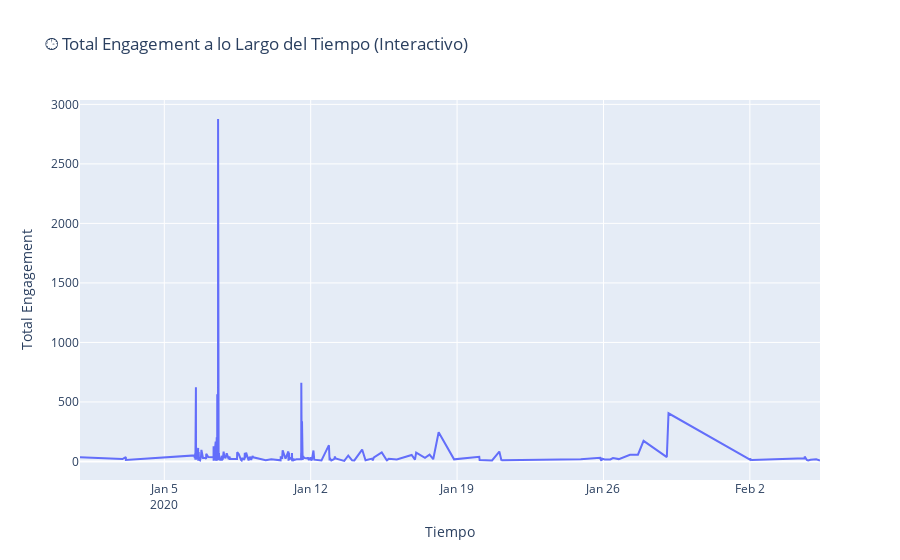
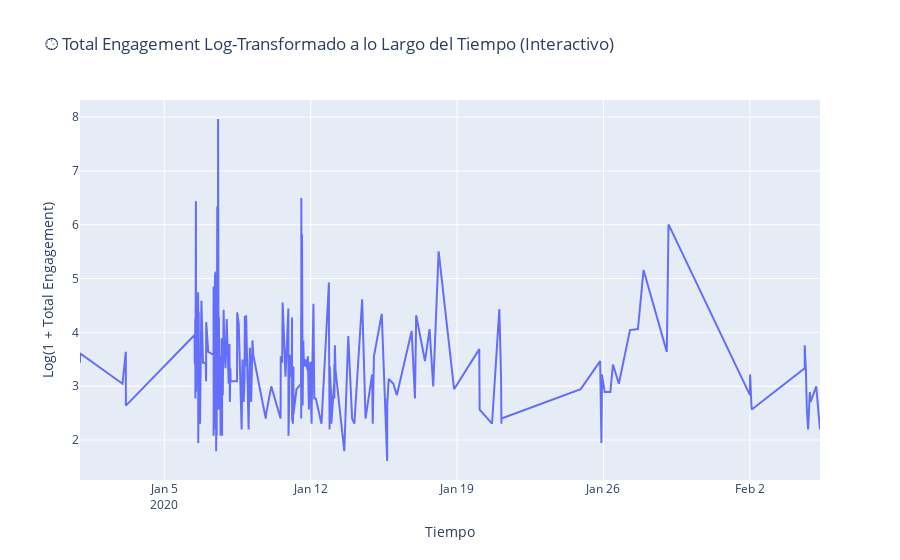
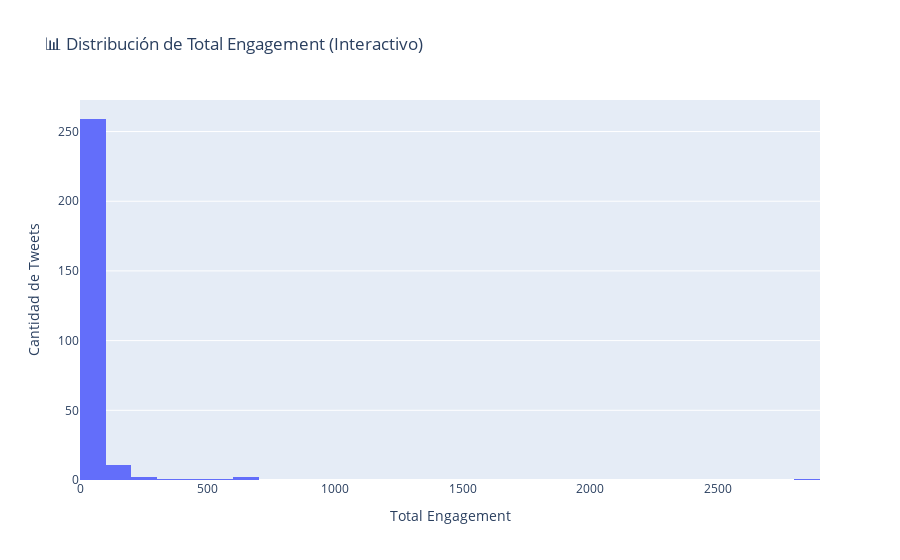
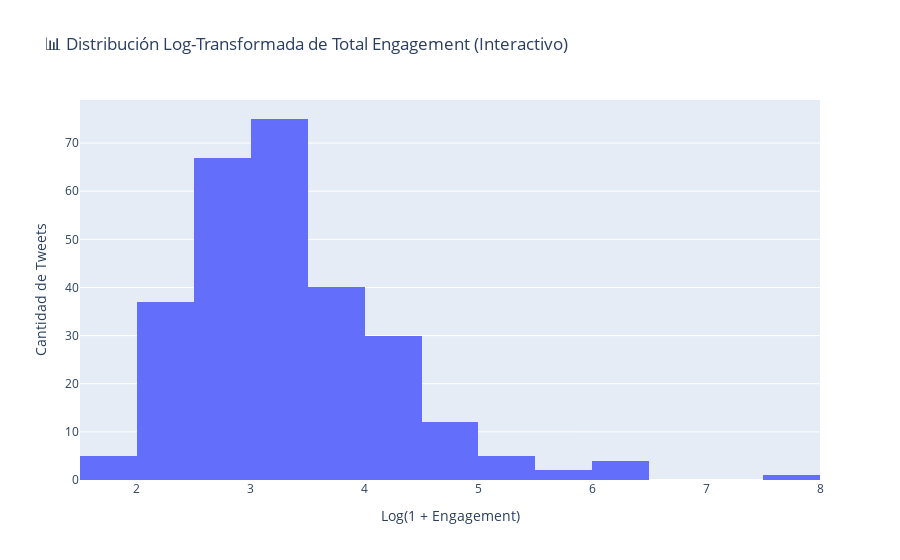

Write notebook code for charts like these, in order.
### Markdown cell above
### 🟦 SECCIÓN F: Visualizaciones Interactivas con Plotly

Esta sección recrea visualizaciones clave utilizando **Plotly** para ofrecer mayor interactividad y profundidad de análisis. Estos gráficos permiten:

- 🔍 **Hacer zoom y desplazarse** para inspeccionar picos de engagement a lo largo del tiempo  
- 🖱️ **Ver tooltips al pasar el cursor** para explorar datos con precisión  
- 📊 **Comparaciones lado a lado** entre el engagement bruto y el transformado (log)  
- 💡 Útil para presentaciones, paneles interactivos y análisis detallado del comportamiento de engagement

### Code cell
# -------------------------------------------
# SECCIÓN F: VISUALIZACIONES INTERACTIVAS CON PLOTLY
# -------------------------------------------

import plotly.express as px
import plotly.graph_objects as go

# Gráfico de línea interactivo: Total Engagement a lo largo del tiempo
fig = px.line(
    df_selected.sort_values("Timestamp_UTC"),
    x="Timestamp_UTC",
    y="Total_Engagement",
    title="🕒 Total Engagement a lo Largo del Tiempo (Interactivo)",
    labels={"Timestamp_UTC": "Tiempo", "Total_Engagement": "Total Engagement"}
)
fig.update_layout(xaxis_title="Tiempo", yaxis_title="Total Engagement")
fig.show()

# Gráfico de línea interactivo: Total Engagement log-transformado a lo largo del tiempo
fig = px.line(
    df_selected.sort_values("Timestamp_UTC"),
    x="Timestamp_UTC",
    y="Log_Total_Engagement",
    title="🕒 Total Engagement Log-Transformado a lo Largo del Tiempo (Interactivo)",
    labels={"Timestamp_UTC": "Tiempo", "Log_Total_Engagement": "Log(1 + Engagement)"}
)
fig.update_layout(xaxis_title="Tiempo", yaxis_title="Log(1 + Total Engagement)")
fig.show()

# Histograma interactivo: Distribución de Total Engagement
fig = px.histogram(
    df_selected,
    x="Total_Engagement",
    nbins=30,
    title="📊 Distribución de Total Engagement (Interactivo)",
    labels={"Total_Engagement": "Total Engagement"},
)
fig.update_layout(yaxis_title="Cantidad de Tweets")
fig.show()

# Histograma interactivo: Distribución de Total Engagement log-transformado
fig = px.histogram(
    df_selected,
    x="Log_Total_Engagement",
    nbins=30,
    title="📊 Distribución Log-Transformada de Total Engagement (Interactivo)",
    labels={"Log_Total_Engagement": "Log(1 + Engagement)"},
)
fig.update_layout(yaxis_title="Cantidad de Tweets")
fig.show()

### Figure 1 — Plotly figure (JSON) as saved in the notebook; plotly's stock layout.template omitted (floating-point values rounded to 4 significant figures; data arrays with more than 128 entries replaced by an {"elided": "..."} marker saying what was removed)
{"data": [{"hovertemplate": "Tiempo=%{x}<br>Total Engagement=%{y}<extra></extra>", "legendgroup": "", "line": {"color": "#636efa", "dash": "solid"}, "marker": {"symbol": "circle"}, "mode": "lines", "name": "", "orientation": "v", "showlegend": false, "type": "scatter", "x": {"elided": "278 str values"}, "xaxis": "x", "y": {"elided": "278 int values"}, "yaxis": "y"}], "layout": {"legend": {"tracegroupgap": 0}, "title": {"text": "🕒 Total Engagement a lo Largo del Tiempo (Interactivo)"}, "xaxis": {"anchor": "y", "domain": [0, 1], "title": {"text": "Tiempo"}}, "yaxis": {"anchor": "x", "domain": [0, 1], "title": {"text": "Total Engagement"}}}}

### Figure 2 — Plotly figure (JSON) as saved in the notebook; plotly's stock layout.template omitted (floating-point values rounded to 4 significant figures; data arrays with more than 128 entries replaced by an {"elided": "..."} marker saying what was removed)
{"data": [{"hovertemplate": "Tiempo=%{x}<br>Log(1 + Engagement)=%{y}<extra></extra>", "legendgroup": "", "line": {"color": "#636efa", "dash": "solid"}, "marker": {"symbol": "circle"}, "mode": "lines", "name": "", "orientation": "v", "showlegend": false, "type": "scatter", "x": {"elided": "278 str values"}, "xaxis": "x", "y": {"elided": "278 float values"}, "yaxis": "y"}], "layout": {"legend": {"tracegroupgap": 0}, "title": {"text": "🕒 Total Engagement Log-Transformado a lo Largo del Tiempo (Interactivo)"}, "xaxis": {"anchor": "y", "domain": [0, 1], "title": {"text": "Tiempo"}}, "yaxis": {"anchor": "x", "domain": [0, 1], "title": {"text": "Log(1 + Total Engagement)"}}}}

### Figure 3 — Plotly figure (JSON) as saved in the notebook; plotly's stock layout.template omitted (floating-point values rounded to 4 significant figures; data arrays with more than 128 entries replaced by an {"elided": "..."} marker saying what was removed)
{"data": [{"bingroup": "x", "hovertemplate": "Total Engagement=%{x}<br>count=%{y}<extra></extra>", "legendgroup": "", "marker": {"color": "#636efa", "pattern": {"shape": ""}}, "name": "", "nbinsx": 30, "orientation": "v", "showlegend": false, "type": "histogram", "x": {"elided": "278 int values"}, "xaxis": "x", "yaxis": "y"}], "layout": {"barmode": "relative", "legend": {"tracegroupgap": 0}, "title": {"text": "📊 Distribución de Total Engagement (Interactivo)"}, "xaxis": {"anchor": "y", "domain": [0, 1], "title": {"text": "Total Engagement"}}, "yaxis": {"anchor": "x", "domain": [0, 1], "title": {"text": "Cantidad de Tweets"}}}}

### Figure 4 — Plotly figure (JSON) as saved in the notebook; plotly's stock layout.template omitted (floating-point values rounded to 4 significant figures; data arrays with more than 128 entries replaced by an {"elided": "..."} marker saying what was removed)
{"data": [{"bingroup": "x", "hovertemplate": "Log(1 + Engagement)=%{x}<br>count=%{y}<extra></extra>", "legendgroup": "", "marker": {"color": "#636efa", "pattern": {"shape": ""}}, "name": "", "nbinsx": 30, "orientation": "v", "showlegend": false, "type": "histogram", "x": {"elided": "278 float values"}, "xaxis": "x", "yaxis": "y"}], "layout": {"barmode": "relative", "legend": {"tracegroupgap": 0}, "title": {"text": "📊 Distribución Log-Transformada de Total Engagement (Interactivo)"}, "xaxis": {"anchor": "y", "domain": [0, 1], "title": {"text": "Log(1 + Engagement)"}}, "yaxis": {"anchor": "x", "domain": [0, 1], "title": {"text": "Cantidad de Tweets"}}}}
